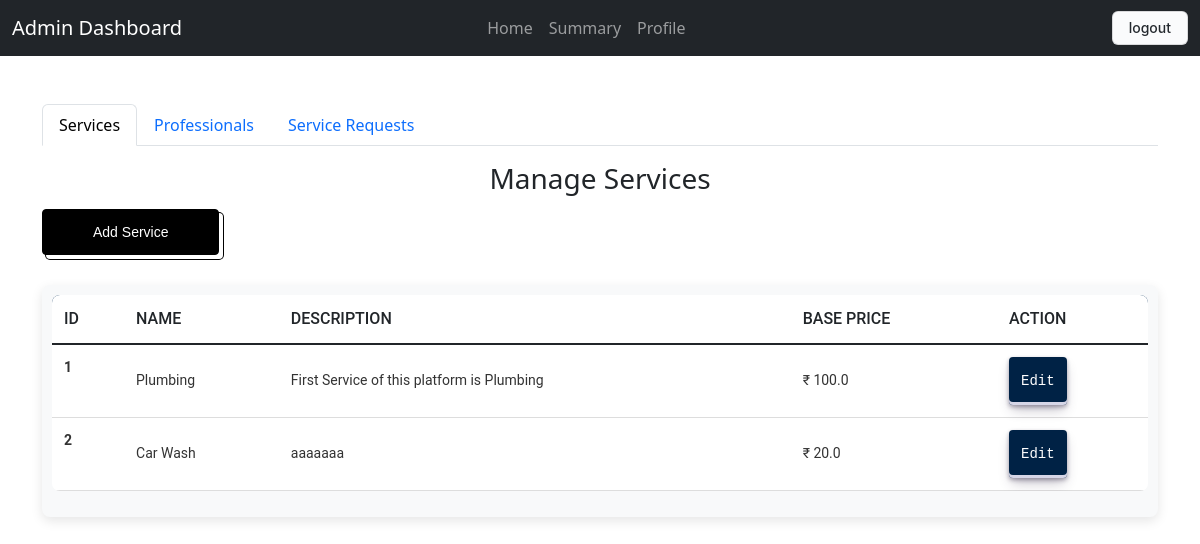
/admin, run on an earlier commit of the app's database.
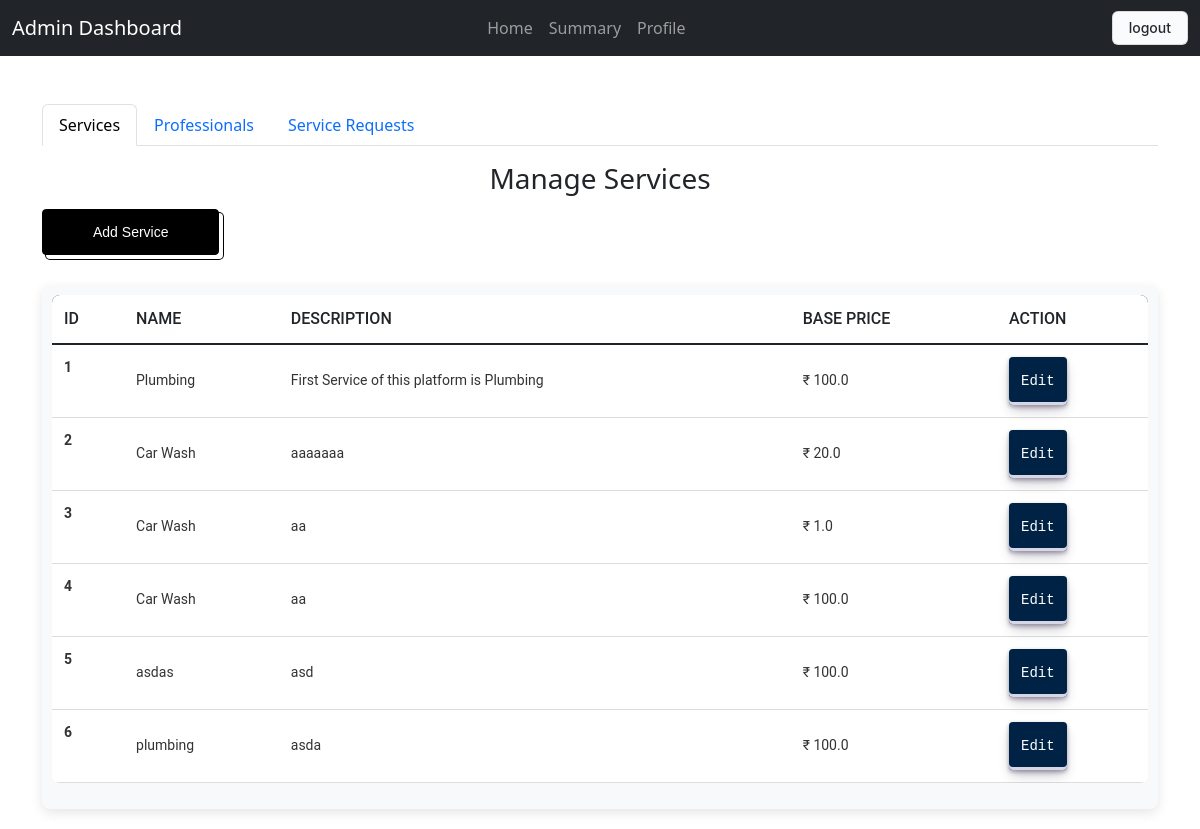
And on a later commit of the database.
### application/models.py (models this page shows)
class Service(db.Model):
    id = db.Column(db.Integer, primary_key=True)
    name = db.Column(db.String(150), nullable=False)
    price = db.Column(db.Float, nullable=False)
    description = db.Column(db.String(250))
    time_required = db.Column(db.Integer, default='2 Days')

### application/controllers.py (the view)
@app.route('/admin', methods=['GET','POST'])
def admin():
    professionals = Professional.query.all()
    services = Service.query.all()
    service_request= ServiceRequest.query.all()
    return render_template('a_dash.html', professionals= professionals, services= services, service_request=service_request)

### templates/a_dash.html (shortened to what this page needs)
<!DOCTYPE html>
<html lang="en">
<head>
    <link href="https://cdn.jsdelivr.net/npm/bootstrap@5.3.0-alpha1/dist/css/bootstrap.min.css" rel="stylesheet">
    <link rel="stylesheet" href="/static/common.css">
</head>
<body>
    <nav class="navbar navbar-expand-lg navbar-dark bg-dark">
        <div class="container-fluid">
            <a class="navbar-brand" href="#">Admin Dashboard</a>
          <div class="collapse navbar-collapse" id="navbarNav" >
              <ul class="navbar-nav ms-auto" style="display: flex; justify-content: center; width: 100%; padding-right: 15%;" >
                  <li class="nav-item"><a class="nav-link" href="/admin">Home</a></li>
                  <li class="nav-item"><a class="nav-link" href="/summary">Summary</a></li>
                  <li class="nav-item"><a class="nav-link" href="/profile">Profile</a></li>
              </ul>
          </div>
          <div class="nav-link" style="display: flex;">
              <a href="/logout"> <button class="button-4">logout</button></a>
          </div>
        </div>
    </nav>
    <div class="container mt-5">
        <ul class="nav nav-tabs" id="adminTab" role="tablist">
            <li class="nav-item" role="presentation">
                <button class="nav-link active" id="services-tab" data-bs-toggle="tab" data-bs-target="#services" type="button" role="tab" aria-controls="services" aria-selected="true">Services</button>
            </li>
            <li class="nav-item" role="presentation">
                <button class="nav-link" id="professionals-tab" data-bs-toggle="tab" data-bs-target="#professionals" type="button" role="tab" aria-controls="professionals" aria-selected="false">Professionals</button>
            </li>
            <li class="nav-item" role="presentation">
                <button class="nav-link" id="service-requests-tab" data-bs-toggle="tab" data-bs-target="#service-requests" type="button" role="tab" aria-controls="service-requests" aria-selected="false">Service Requests</button>
            </li>
        </ul>
        <div class="tab-content mt-3" id="adminTabContent">
            <div class="tab-pane fade show active" id="services" role="tabpanel" aria-labelledby="services-tab">
                <h3 style="display: flex; justify-content: center; padding-bottom: 5px;">Manage Services</h3>
                <a href="/add_service" >
                    <button class="button-50" role="button"  >Add Service</button>
                </a>
                 <div class="tableMain" >
                    <table class="table">
                        <thead>
                          <tr>
                            <th scope="col">ID</th>
                            <th scope="col">Name</th>
                            <th scope="col">Description</th>
                            <th scope="col">Base Price</th>
                            <th scope="col">Action</th>
                          </tr>
                        </thead>
                        <tbody class="table-group-divider">
                        {% for service in services %}
                          <tr>
                            <th scope="row">{{loop.index}}</th>
                            <td>{{service.name}}</td>
                            <td>{{service.description}}</td>
                            <td>₹ {{service.price}}</td>
                            <td><a href="/editservice/{{service.id}}">
                                <button class="button-30" role="button">Edit</button>
                                </a></td>
                          </tr>
                        {% endfor %}
                        </tbody>
                      </table>
                 </div>
            </div>
    </div>
</body>
</html>

### static/common.css (style rules this page uses)
.tableMain { width: 100%; overflow-x: auto; margin: 20px 0; padding: 10px; background-color: #f8f9fa; border-radius: 8px; box-shadow: 0 4px 12px rgba(0, 0, 0, 0.1); }
.table { width: 100%; border-collapse: collapse; font-family: 'Roboto', sans-serif; text-align: left; background-color: white; border-radius: 8px; overflow: hidden; }
.table thead { background-color: #012a52; color: white; font-size: 16px; text-transform: uppercase; }
.table thead th { padding: 12px; font-weight: 500; }
.table tbody tr { border-bottom: 1px solid #ddd; transition: background-color 0.2s ease; }
.table tbody td, .table tbody th { padding: 12px; font-size: 14px; color: #333; }
.table tbody td { vertical-align: middle; }
.table tbody .button-30 { display: inline-block; background-color: #002245; color: white; border: none; padding: 8px 12px; border-radius: 4px; font-size: 14px; text-align: center; text-decoration: none; cursor: pointer; transition: background-color 0.3s ease, box-shadow 0.3s ease; }
.button-50 { appearance: button; background-color: #000; background-image: none; border: 1px solid #000; border-radius: 4px; box-shadow: #fff 4px 4px 0 0,#000 4px 4px 0 1px; box-sizing: border-box; color: #fff; cursor: pointer; display: inline-block; font-family: ITCAvantGardeStd-Bk,Arial,sans-serif; font-size: 14px; font-weight: 400; line-height: 20px; margin: 0 5px 10px 0; overflow: visible; padding: 12px 40px; text-align: center; text-transform: none; touch-action: manipulation; user-select: none; -webkit-user-select: none; vertical-align: middle; white-space: nowrap; }
@media (min-width: 768px) { .button-50 { padding: 12px 50px; } }
.button-30 { align-items: center; appearance: none; background-color: #FCFCFD; border-radius: 4px; border-width: 0; box-shadow: rgba(45, 35, 66, 0.4) 0 2px 4px,rgba(45, 35, 66, 0.3) 0 7px 13px -3px,#D6D6E7 0 -3px 0 inset; box-sizing: border-box; color: #36395A; cursor: pointer; display: inline-flex; font-family: "JetBrains Mono",monospace; height: 48px; justify-content: center; line-height: 1; list-style: none; overflow: hidden; padding-left: 16px; padding-right: 16px; position: relative; text-align: left; text-decoration: none; transition: box-shadow .15s,transform .15s; user-select: none; -webkit-user-select: none; touch-action: manipulation; white-space: nowrap; will-change: box-shadow,transform; font-size: 15px; }
.button-4 { appearance: none; background-color: #FAFBFC; border: 1px solid rgba(27, 31, 35, 0.15); border-radius: 6px; box-shadow: rgba(27, 31, 35, 0.04) 0 1px 0, rgba(255, 255, 255, 0.25) 0 1px 0 inset; box-sizing: border-box; color: #24292E; cursor: pointer; display: inline-block; font-family: -apple-system, system-ui, "Segoe UI", Helvetica, Arial, sans-serif, "Apple Color Emoji", "Segoe UI Emoji"; font-size: 14px; font-weight: 500; line-height: 20px; list-style: none; padding: 6px 16px; position: relative; transition: background-color 0.2s cubic-bezier(0.3, 0, 0.5, 1); user-select: none; -webkit-user-select: none; touch-action: manipulation; vertical-align: middle; white-space: nowrap; word-wrap: break-word; }
.button-4:before { display: none; }

What changed in the data, as far as the page shows it:
added Service: name "Car Wash", description "aa", price "1.0"
added Service: name "Car Wash", description "aa", price "100.0"
added Service: name "asdas", description "asd", price "100.0"
added Service: name "plumbing", description "asda", price "100.0"
